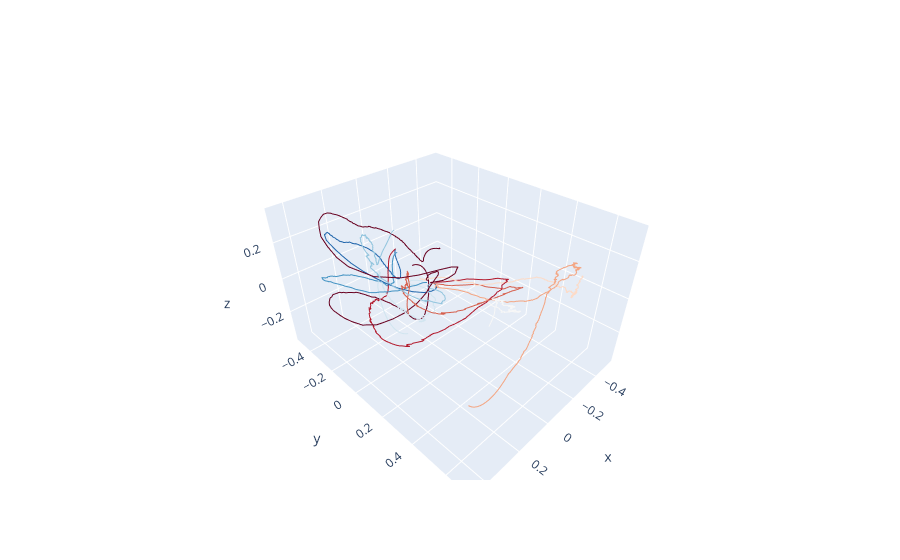

Write notebook code for a chart like this one.
### Code cell
fig = go.Figure()
num_time_points = Y.shape[-1]

color_scale = px.colors.diverging.RdBu 
for k in range(K):
    x = Y[k, 0, :]
    y = Y[k, 1, :]
    z = Y[k, 2, :]

    color_index = int(k / K * (len(color_scale) - 1))  # Scale the index to the length of the color scale

    fig.add_trace(go.Scatter3d(
        x=x,
        y=y,
        z=z,
        mode='lines',
        line=dict(color=color_scale[color_index]),
        showlegend=False
    ))

fig.show()

### Figure 1 — Plotly figure (JSON) as saved in the notebook; plotly's stock layout.template omitted (floating-point values rounded to 4 significant figures; data arrays with more than 128 entries replaced by an {"elided": "..."} marker saying what was removed)
{"data": [{"line": {"color": "rgb(103,0,31)"}, "mode": "lines", "showlegend": false, "type": "scatter3d", "x": {"elided": "575 float values"}, "y": {"elided": "575 float values"}, "z": {"elided": "575 float values"}}, {"line": {"color": "rgb(103,0,31)"}, "mode": "lines", "showlegend": false, "type": "scatter3d", "x": {"elided": "575 float values"}, "y": {"elided": "575 float values"}, "z": {"elided": "575 float values"}}, {"line": {"color": "rgb(178,24,43)"}, "mode": "lines", "showlegend": false, "type": "scatter3d", "x": {"elided": "575 float values"}, "y": {"elided": "575 float values"}, "z": {"elided": "575 float values"}}, {"line": {"color": "rgb(214,96,77)"}, "mode": "lines", "showlegend": false, "type": "scatter3d", "x": {"elided": "575 float values"}, "y": {"elided": "575 float values"}, "z": {"elided": "575 float values"}}, {"line": {"color": "rgb(244,165,130)"}, "mode": "lines", "showlegend": false, "type": "scatter3d", "x": {"elided": "575 float values"}, "y": {"elided": "575 float values"}, "z": {"elided": "575 float values"}}, {"line": {"color": "rgb(253,219,199)"}, "mode": "lines", "showlegend": false, "type": "scatter3d", "x": {"elided": "575 float values"}, "y": {"elided": "575 float values"}, "z": {"elided": "575 float values"}}, {"line": {"color": "rgb(247,247,247)"}, "mode": "lines", "showlegend": false, "type": "scatter3d", "x": {"elided": "575 float values"}, "y": {"elided": "575 float values"}, "z": {"elided": "575 float values"}}, {"line": {"color": "rgb(209,229,240)"}, "mode": "lines", "showlegend": false, "type": "scatter3d", "x": {"elided": "575 float values"}, "y": {"elided": "575 float values"}, "z": {"elided": "575 float values"}}, {"line": {"color": "rgb(146,197,222)"}, "mode": "lines", "showlegend": false, "type": "scatter3d", "x": {"elided": "575 float values"}, "y": {"elided": "575 float values"}, "z": {"elided": "575 float values"}}, {"line": {"color": "rgb(67,147,195)"}, "mode": "lines", "showlegend": false, "type": "scatter3d", "x": {"elided": "575 float values"}, "y": {"elided": "575 float values"}, "z": {"elided": "575 float values"}}, {"line": {"color": "rgb(33,102,172)"}, "mode": "lines", "showlegend": false, "type": "scatter3d", "x": {"elided": "575 float values"}, "y": {"elided": "575 float values"}, "z": {"elided": "575 float values"}}], "layout": {}}
